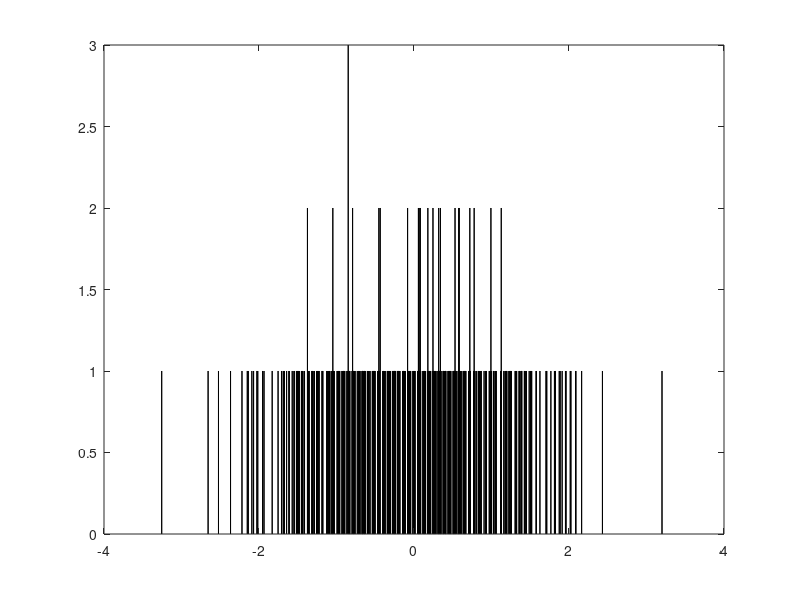

Here is the MATLAB script that generated this plot:

% Nov. 14, 2019     Week 5 Intro to Programmers Toolbox


sqrt([1 4; 9 16; 25 36])


v = [1 2 3 -4 9]
sum(v)

sum([1 4; 9 16; 25 36])

A = [1 4; 9 16; 25 36]
B = A'

max([1 4; 9 16; 25 36])

[a b] = max([1 2 -4 8])
% b gives the index

[row col] = size([1 2;9 8; 0 -2])
% assigns the correct number of rows and columns

%%%%%%%%%%%%%%%%%

% Creating Matrices
zeros(5, 6)

ones(1, 5)

diag([ 8 3 2 7 9])

rand(3, 4)

fix(1 +rand(5,4)*7)
% gives integers

randi(8,4,6)

% Create a 2 x 3 matrix that creates integers from 5 to 10
randi([5 10], 2, 3)

r = randn(5, 100);
% Make 100 normally distributed numbers

hist(r,100) % 100 creates the number of bins



rand(1, 3)
rand(1, 3)

rng(0) % resets the r.n. sequence back to the first one

rand(1,3)

randi(10) % a random integer between 1 and ten

[rand, randn, randi(5)]

rng(2)

[rand, randn, randi(5)]


rng(2)

[rand, randn, randi(5)]





